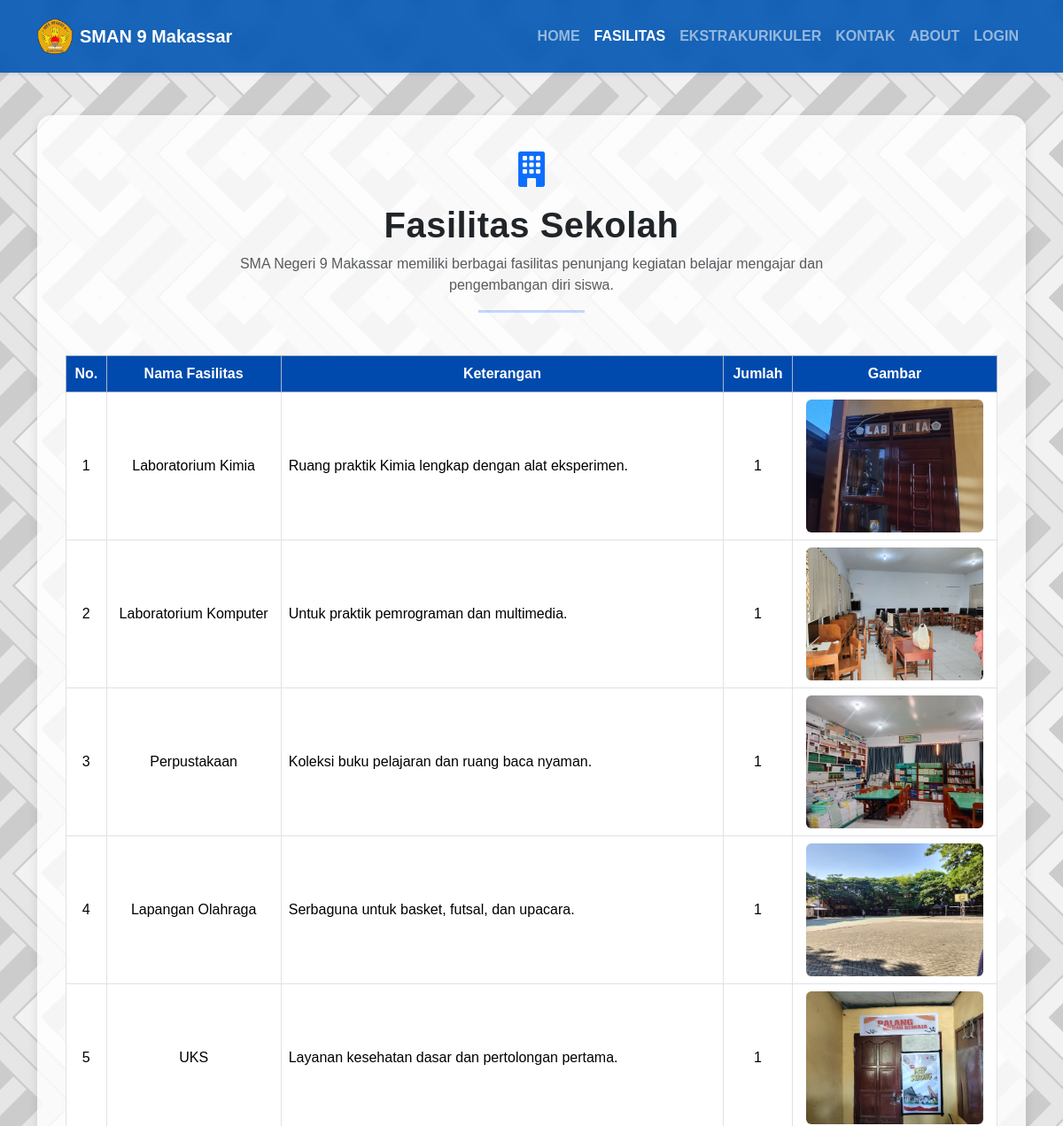
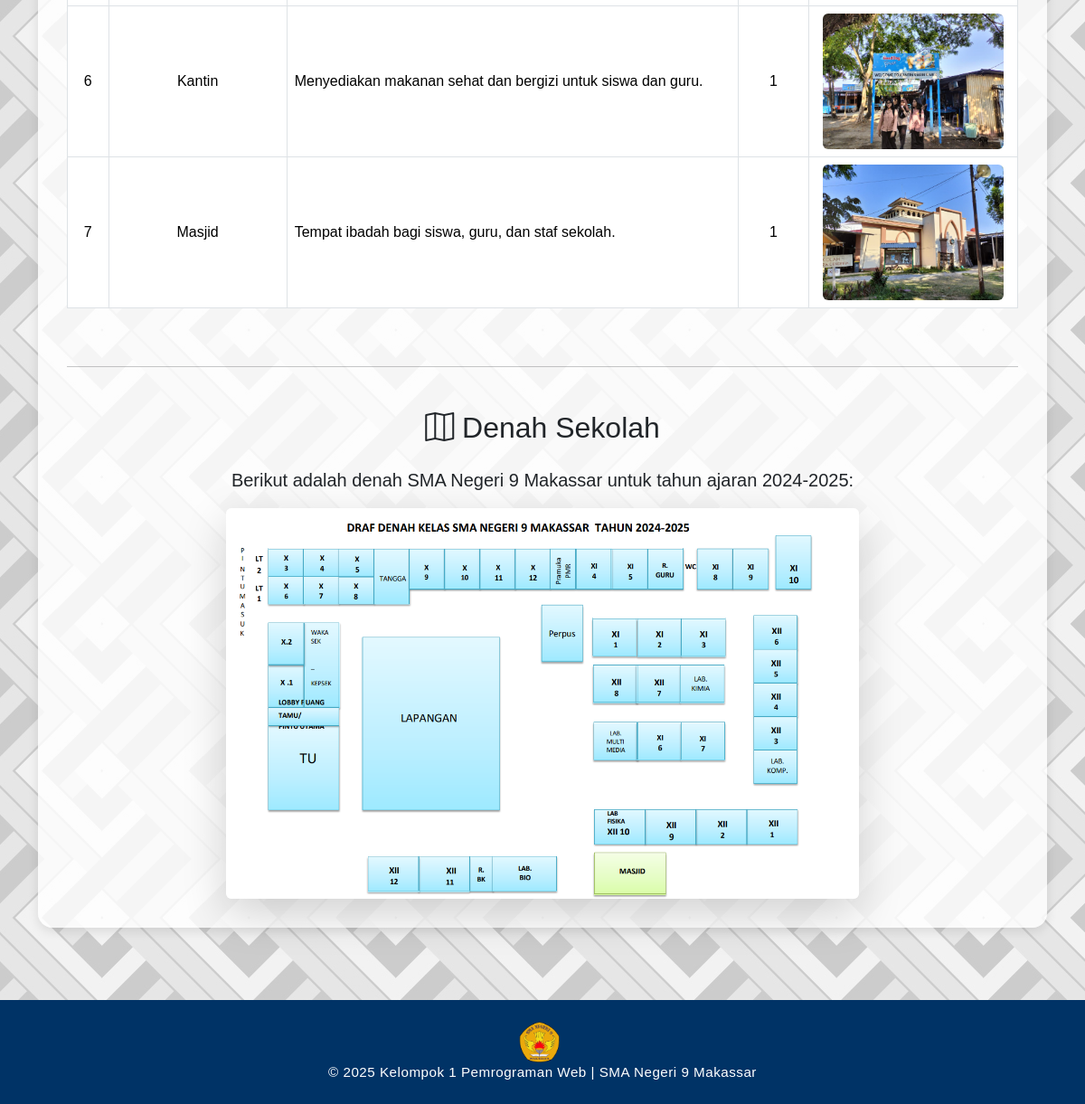
Screenshot of /pages/fasilitas.php with the database file from the repository (2 pictures, top to bottom).
### tables this page shows
CREATE TABLE `fasilitas` (
  `id` int(11) NOT NULL,
  `nama_fasilitas` varchar(100) NOT NULL,
  `keterangan` text DEFAULT NULL,
  `jumlah` int(11) NOT NULL DEFAULT 1,
  `gambar` varchar(255) DEFAULT NULL,
  `created_at` timestamp NOT NULL DEFAULT current_timestamp()
);

### includes/config.php (called while the page is built)
<?php
$base_url = "http://" . $_SERVER['HTTP_HOST'] . "/klp1pemrogweb/";

### pages/fasilitas.php (the view, shortened to what this page needs)
<?php
require_once("../includes/config.php");
require("../includes/db_connect.php");
require("../includes/header.php");
require("../includes/navbar.php");
?>
<main class="container py-5">
  <div class="container-main fade-in">
    <div class="text-center mb-5">
      <i class="bi bi-building-fill text-primary fs-1 d-block mb-2"></i>
      <h1 class="fw-bold">Fasilitas Sekolah</h1>
      <p class="text-muted">
        SMA Negeri 9 Makassar memiliki berbagai fasilitas penunjang kegiatan
        belajar mengajar dan pengembangan diri siswa.
      </p>
      <hr
        class="mx-auto"
        style="width: 120px; border-top: 3px solid #0d6efd"
      />
    </div>
    <div class="table-responsive">
      <table
        id="tabelFasilitas"
        class="table table-hover table-bordered align-middle text-center"
      >
        <thead class="table-primary">
          <tr>
            <th>No.</th>
            <th>Nama Fasilitas</th>
            <th>Keterangan</th>
            <th>Jumlah</th>
            <th>Gambar</th>
          </tr>
        </thead>
        <tbody>
        <?php
        $no = 0;
        $sql = "SELECT id, nama_fasilitas, keterangan, jumlah, gambar FROM fasilitas ORDER BY id";
        $result = mysqli_query($mysqli, $sql);
        if ($result && mysqli_num_rows($result) > 0) {
          while ($row = mysqli_fetch_assoc($result)) {
            $no++;
            $nama = htmlspecialchars($row['nama_fasilitas'], ENT_QUOTES, 'UTF-8');
            $ket  = htmlspecialchars($row['keterangan'], ENT_QUOTES, 'UTF-8');
            $jml  = (int)$row['jumlah'];
            $gambarFile = trim($row['gambar']);
            if ($gambarFile !== '') {
              $gambarUrl = $base_url . 'assets/images/fasilitas/' . rawurlencode($gambarFile);
            } else {
              $gambarUrl = $base_url . 'assets/images/fasilitas/placeholder.png';
            }
            echo "<tr>";
            echo "<td>{$no}</td>";
            echo "<td>{$nama}</td>";
            echo "<td class=\"text-start\">{$ket}</td>";
            echo "<td>{$jml}</td>";
            echo "<td>";
            echo "<img src=\"{$gambarUrl}\" alt=\"".htmlspecialchars($nama,ENT_QUOTES,'UTF-8')."\" width=\"200\" class=\"img-fluid rounded zoom-img fasilitas-img\" />";
            echo "</td>";
            echo "</tr>";
          }
        } else {
          echo "<tr><td colspan=\"5\">Belum ada data fasilitas.</td></tr>";
        }
        ?>
        </tbody>
      </table>
    </div>
    <hr class="my-5" />
    <h2 class="text-center mb-4">
      <i class="bi bi-map"></i> Denah Sekolah
    </h2>
    <p class="text-center fs-5">
      Berikut adalah denah SMA Negeri 9 Makassar untuk tahun ajaran
      2024-2025:
    </p>
    <div class="text-center">
      <img
        src="<?= $base_url ?>assets/images/lainnya/dena.png"
        alt="Denah SMA Negeri 9 Makassar"
        class="img-fluid rounded shadow-lg zoom-img fasilitas-img"
        width="700"
      />
    </div>
  </div>
</main>
<?php
require_once("../includes/footer.php")
?>

### assets/css/style.css (style rules this page uses)
body { background: url("../images/bg/bg.jpg") repeat center center fixed; transition: background-color 0.5s ease, color 0.5s ease; background-size: auto; font-family: "Poppins", sans-serif; color: #212529; scroll-behavior: smooth; }
html, body { height: 100%; }
main { flex: 1 0 auto; }
.container-main { background-color: rgba(255, 255, 255, 0.8); border-radius: 16px; padding: 2rem; box-shadow: 0 4px 12px rgba(0, 0, 0, 0.1); margin-bottom: 2rem; transition: transform 0.3s ease, opacity 0.6s; }
.fade-in { opacity: 0; transform: translateY(20px); transition: all 0.8s ease; }
.fade-in.show { opacity: 1; transform: translateY(0); }
.zoom-img { transition: transform 0.3s ease; }
.table th { background-color: #004aad; color: white; }
.table td { vertical-align: middle; }
.fasilitas-img { cursor: pointer; transition: transform 0.3s ease, box-shadow 0.3s ease; }
.text-center.mb-5 i { transition: transform 0.4s ease, color 0.4s ease; }
.text-center.mb-5 h1 { letter-spacing: 0.5px; }
.text-center.mb-5 p { max-width: 700px; margin: 0 auto; }

### rows the page displays
fasilitas: nama_fasilitas "Laboratorium Kimia", keterangan "Ruang praktik Kimia lengkap dengan alat eksperimen.", jumlah "1", gambar (picture)
fasilitas: nama_fasilitas "Laboratorium Komputer", keterangan "Untuk praktik pemrograman dan multimedia.", jumlah "1", gambar (picture)
fasilitas: nama_fasilitas "Perpustakaan", keterangan "Koleksi buku pelajaran dan ruang baca nyaman.", jumlah "1", gambar (picture)
fasilitas: nama_fasilitas "Lapangan Olahraga", keterangan "Serbaguna untuk basket, futsal, dan upacara.", jumlah "1", gambar (picture)
fasilitas: nama_fasilitas "UKS", keterangan "Layanan kesehatan dasar dan pertolongan pertama.", jumlah "1", gambar (picture)
fasilitas: nama_fasilitas "Kantin", keterangan "Menyediakan makanan sehat dan bergizi untuk siswa dan guru.", jumlah "1", gambar (picture)
fasilitas: nama_fasilitas "Masjid", keterangan "Tempat ibadah bagi siswa, guru, dan staf sekolah.", jumlah "1", gambar (picture)
